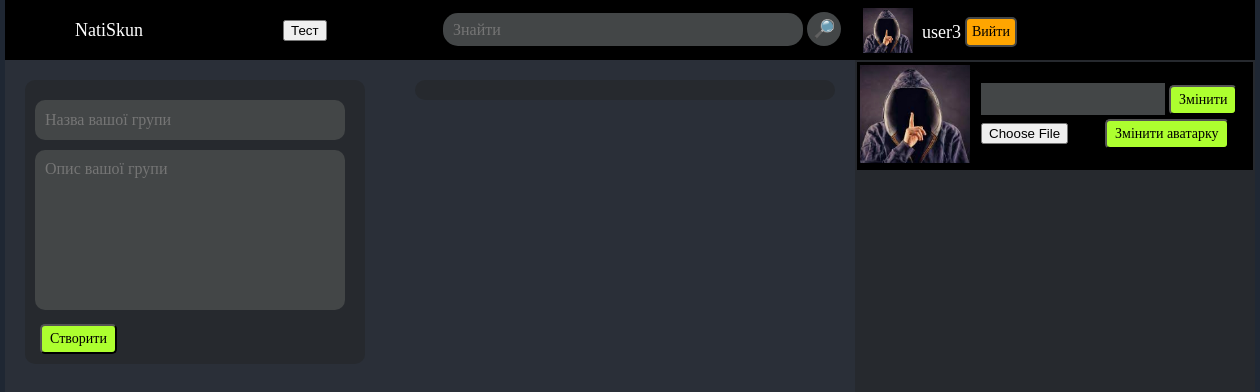
/user (signed in), run on an earlier commit of the app's database.
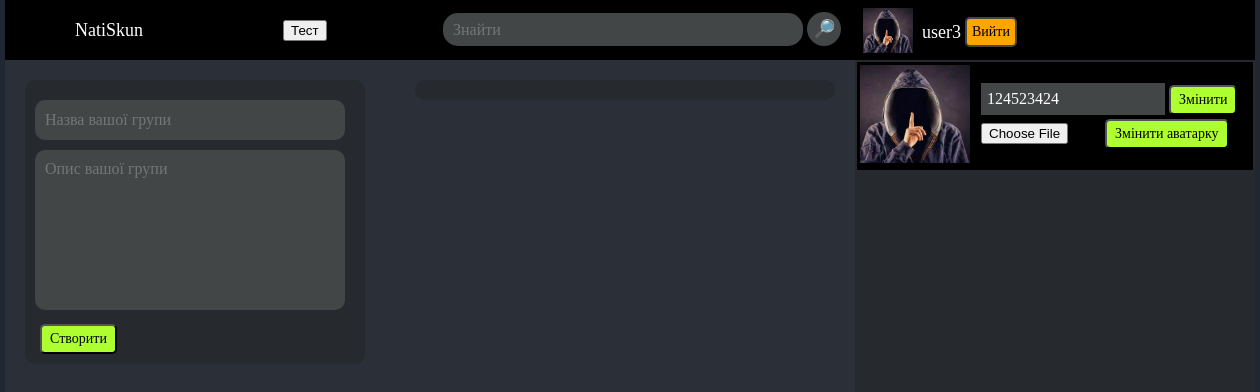
And on a later commit of the database.
### Natiskun/models.py (models this page shows, shortened)
class UserProfile(models.Model):
    id_user = models.ForeignKey(User, on_delete=models.CASCADE, verbose_name="Користувач")
    avatar = models.ImageField(upload_to='avatar', default='avatar/avatar_crj2ayQ.jpg')
    phone = models.CharField(max_length=13, verbose_name="Телефон")
    key = models.TextField(max_length=8,verbose_name="Ключ")
    groups = models.ManyToManyField(Group, verbose_name="Групи користувача")
    class Meta:
        verbose_name = "Користувач додаток"
        verbose_name_plural = "Користувачі додаток"

### Natiskun/views.py (the view)
# urls.py: path("user", views.user, name="user"),
def user(request):
    context = {}
    if request.user.username:
        user = User.objects.get(username=request.user.username)
        context.update({"user": user})
        context.update(U_Prof(request))
        context.update(user_groups(user)) # виводе групи користувача
        groups = Group.objects.filter(id_user=user)
        list_group_own = []
        for g in groups:
            len_messegs = GroupMesseg.objects.filter(id_group=g).count()
            list_group_own.append([g.name, g.description, g.id, len_messegs, str(g.id_user), str(g.fon)])
        context.update({"list_group_own":list_group_own})
    return render(request, 'Natiskun/user.html', context=context)

### Natiskun/views.py (called while the page is built)
def user_groups(user=None, name=None):
    groups_of_user = None
    if name:
        groups_of_user = Group.objects.filter(name=name)
    else:
        if user:
            user_p = UserProfile.objects.get(id_user=user)
            groups_of_user = user_p.groups.all()
    list_groups = []
    for g in groups_of_user:
        len_messegs = GroupMesseg.objects.filter(id_group=g).count()
        list_groups.append([g.name, g.description, g.id, len_messegs, str(g.id_user), str(g.fon)])
    return {"list_groups": list_groups}

def U_Prof(request):
    try:
        user = User.objects.get(username=request.user.username)
        user_prof = UserProfile.objects.get(id_user=user)
        return {"user_prof": user_prof}
    except:
        return {"a": 0}

### templates/Natiskun/user.html (shortened to what this page needs)
{% extends "Natiskun/base.html" %}
{% block login %}
{% if user.is_authenticated %}
<table>
    <tr>
        <td width="50"><img class="avatar" src="{{ user_prof.avatar.url }}" style="width:50px;"></td>
        <td><a href="{% url 'user' %}" id="user" style="text-decoration: none;">{{ user.username }}</a></td>
        <td><a href="{% url 'logout' %}" class="butt_red" onclick="return confirm('Ви впевнені, що хочете вийти?')"
        >Вийти</a></td>
    </tr>
</table>
{% endif %}
{% endblock %}
{% block navigation %}
{% if user.is_authenticated %}
<table class="user_change" width="396">
    <tr>
        <td><img src="{{ user_prof.avatar.url }}" style="width:110px;"></td>
        <td>
            <table>
                <tr>
                    <td>
                        <form method="POST" role="form" action="{% url 'change_avatar' id=user.id id1=2 %}">
                             <input type="text" class="info_change" name="phone" value="{{ user_prof.phone }}">
                             <button type="submit" class="butt_green01">Змінити</button>
                        </form>
                    </td>
                </tr>
                <tr>
                    <td>
                        <form enctype="multipart/form-data" action="{% url 'change_avatar' id=user.id id1=1 %}" method="POST">
                            <input type="file" class="file" name="avatar">
                            <button type="submit" class="butt_green01">Змінити аватарку</button>
                        </form>
                    </td>
                </tr>
            </table>
        </td>
    </tr>
</table>
{% endif %}
{% endblock %}
{% block messeg %}
<div class="search_result">
    <div class="form_group_add">
        <form method="POST" role="form" action="{% url 'add_group' %}">
            <input type="text" class="group_form" name="name" placeholder="Назва вашої групи">
            <textarea class="text_area_group" name="description" placeholder="Опис вашої групи"></textarea>
            <button type="submit" class="butt_green">Створити</button>
        </form>
    </div>
    <div class="group_list">
    </div>
</div>
{% endblock %}

### templates/Natiskun/base.html (shortened to what this page needs)
<!DOCTYPE html>
<html lang="en">
<head>
    {% load static %}
    <link href="{% static 'Natiskun/css/style.css' %}" rel="stylesheet">
</head>
<body>
    <header>
        <div class="div_li">
            <nav>
                <ul id="nav">
                    <li id="li"><a class="head_a" href="{% url 'index' %}">NatiSkun</a></li>
                    <li id="li"><button onclick="add_group()">Тест</button></li>
                </ul>
            </nav>
        </div>
        <div class="div_search">
            {% if user.is_authenticated %}
                <table>
                    <tr>
                        <td>
                            <form method="POST" role="form" action="{% url 'search' id=0 %}">
                                <input type="text" class="search_form" name="search" placeholder="Знайти">
                                <button type="submit" class="butt_search">🔎</button>
                            </form>
                        </td>
                    </tr>
                </table>
            {% endif %}
        </div>
        <div class="login">
            {% block login %}
            {% endblock %}
        </div>
    </header>
    <div class="content">
        <div class="post">
            <div class="div_messeg">
                {% block messeg %}
                {% endblock %}
            </div>
        </div>
        <div class="navigation">
            {% block navigation %}
            {% endblock %}
        </div>
    </div>
</body>
</html>

### static/Natiskun/css/style.css (style rules this page uses)
body { display: flex; flex-direction: column; background-color: #1f2733; height: 100%; margin: 0px; padding: 0px; }
header { display: flex; background-color: black; margin: auto; width: 1250px; height: 60px; }
.div_li { flex: 2; width: 300px; }
.div_search { padding: 0px; margin: 0px; flex: 2; width: 300px; height: 70px }
.search_form { border: none; background-color: #434647; border-radius: 15px; font-family: cursive; font-size: 16px; color: white; margin: 10px 0px 10px 10px; padding: 0px 0px 0px 10px; width: 350px; height: 33px }
.butt_search { border: none; padding: 6px; margin: 0px; border-radius: 20px; font-family: cursive; font-size: 18px; background-color: #434647; }
.login { width: 400px; height: 70px }
.form_group_add { float: left; margin: 20px 0px 20px 20px; padding: 10px; width: 320px; border-radius: 10px; background-color: #26292e; }
.group_list { float: right; margin: 20px 20px 20px 0px; padding: 10px; width: 400px; border-radius: 10px; background-color: #26292e; }
.group_form { border: none; background-color: #434647; font-family: cursive; border-radius: 10px; font-size: 16px; color: white; margin: 10px 0px 10px 0px; padding: 0px 0px 0px 10px; width: 300px; height: 40px; }
.text_area_group { border: none; resize: none; width: 300px; height: 150px; background-color: #434647; border-radius: 10px; margin: 0px 0px 10px 0px; padding: 10px 0px 0px 10px; font-family: cursive; font-size: 16px; color: white; }
.info_change { border: none; margin: 0px; background-color: #434647; font-family: cursive; font-size: 16px; color: white; color: white; width: 180px; height: 30px }
.butt_green01 { padding: 5px 8px 5px 8px; margin: 0px; border-radius: 5px; font-family: cursive; font-size: 14px; background-color: greenyellow; }
.butt_green { padding: 5px 8px 5px 8px; margin: 0px 0px 0px 5px; border-radius: 5px; font-family: cursive; font-size: 14px; background-color: greenyellow; }
.butt_red { text-decoration: none; float: right; padding: 5px 5px 5px 5px; border-radius: 5px; background-color: orange; font-family: cursive; font-size: 14px; color: black; border: 2px solid #434647; }
#nav { list-style-type: none; margin: 0; padding: 0; display: flex; }
#li { margin: 20px 70px 20px 70px; }
.head_a { text-decoration: none; font-family: Verdana; font-size: 18px; color: white; }
.content { display: flex; height: calc(100vh - 60px); background-color: black; margin: auto; width: 1250px; }
.navigation { background-color: #26292e; width: 400px; overflow-y: hidden; overflow-x: hidden; scrollbar-width: thin; scrollbar-color: transparent transparent; }
.post { flex: 1; background-color: #2a2f38; display: flex; flex-direction: column-reverse; }
.search_result { height: 120vh; }
#user { font-family: cursive; font-size: 18px; color: white; }
.avatar { margin: 5px; }
.user_change { background-color: black; margin: 2px; padding: 0px; }
.file { width: 120px; }

What changed in the data, as far as the page shows it:
changed UserProfile: phone (not shown) → "124523424"
